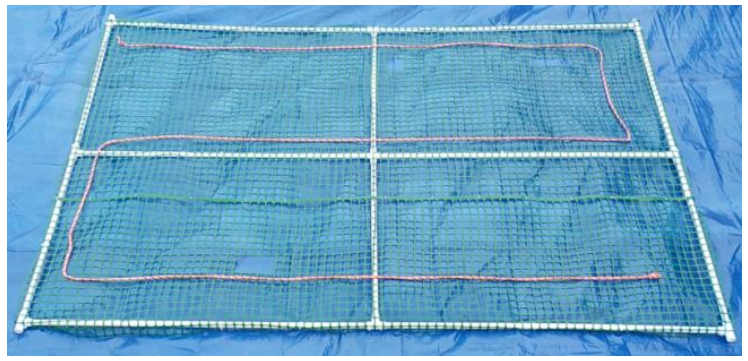
#> input picture prob_img.png, 748 x 361 px
$ python -i follower.py   (imports and definitions only)   (older library calls are emulated)
#> lines starting #> are read from the running program, lines starting #| are printed output that depends on the picture; after the words box and inside, x2 and y2 are one past the last pixel; in counts of white or black regions, pixels touching at a corner belong together
#> further down, picture is the input picture: shape (361, 748, 3); mean B, G, R 199.6, 166.1, 106.2
#importing some useful packages
import numpy as np
import cv2
import time

# [151 lines left out: function window_search, not called in this run]


def preprocess(img):
    flip_img = cv2.flip(img, 1)
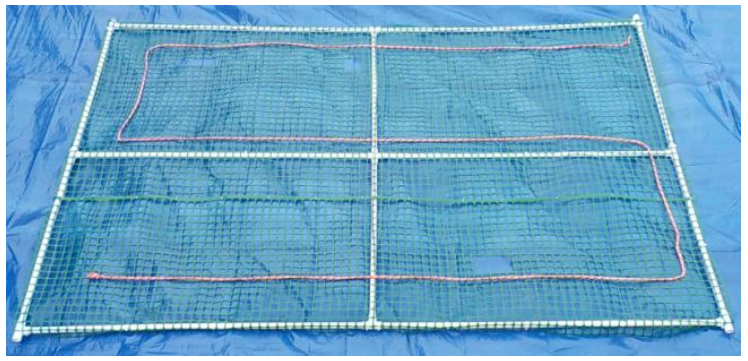
#> flip_img: shape (361, 748, 3); mean B, G, R 199.6, 166.1, 106.2
    img_hsv=cv2.cvtColor(flip_img, cv2.COLOR_BGR2HSV)
#> img_hsv: shape (361, 748, 3); mean H, S, V 96, 122.7, 199.8

    # lower mask (0-10)
    lower_red = np.array([0,50,50])
    upper_red = np.array([10,255,255])
    mask0 = cv2.inRange(img_hsv, lower_red, upper_red)
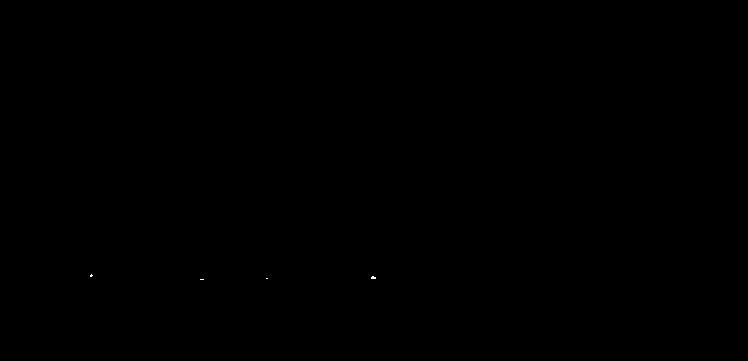
#> mask0: shape (361, 748); 0.01% white in thin lines or dots, all inside (x1, y1, x2, y2) = (90, 274, 376, 280)

    # upper mask (170-180)
    lower_red = np.array([170,50,50])
    upper_red = np.array([180,255,255])
    mask1 = cv2.inRange(img_hsv, lower_red, upper_red)
#> mask1: shape (361, 748); 0.01% white in thin lines or dots, all inside (x1, y1, x2, y2) = (90, 274, 371, 281)

    # join my masks
    mask = mask0+mask1
#> mask: shape (361, 748); 0.02% white in thin lines or dots, all inside (x1, y1, x2, y2) = (90, 274, 376, 281)

    return flip_img, mask

# [49 lines left out: functions check_line_posistion, change_direction, print_direction, not called in this run]

>>> import cv2
>>> picture = cv2.imread('prob_img.png')
>>> result = preprocess(picture)
